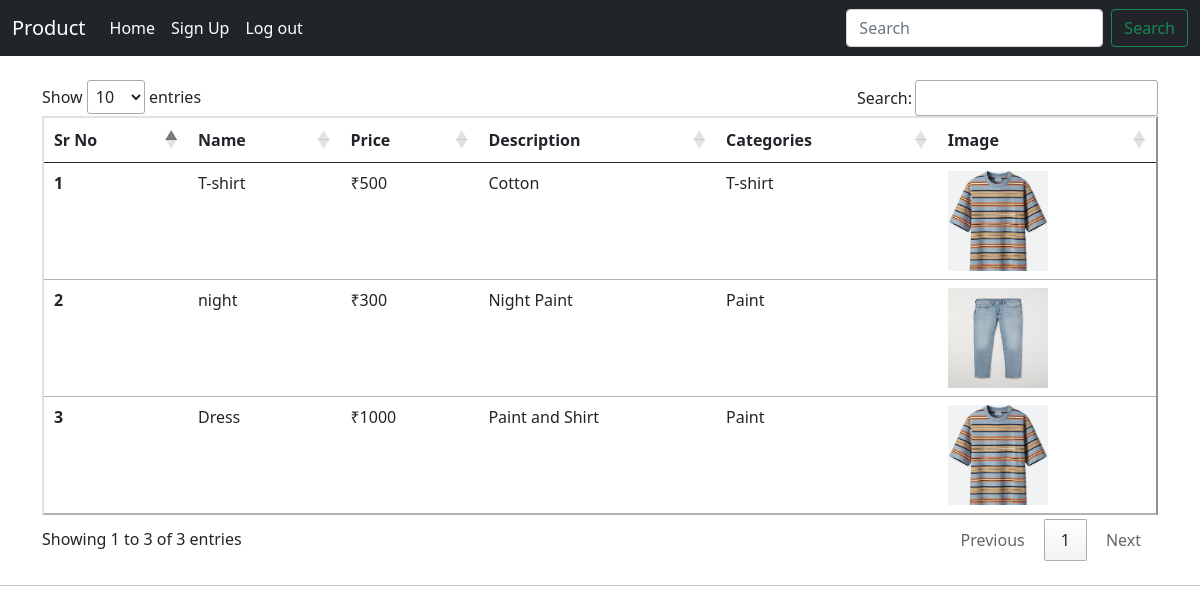
Screenshot of /user/index1.php with the database file from the repository.
### tables this page shows
CREATE TABLE `product` (
  `id` int(11) NOT NULL,
  `productName` varchar(255) NOT NULL,
  `productPrice` int(11) NOT NULL,
  `ProductDescription` varchar(255) NOT NULL,
  `categories` varchar(255) NOT NULL,
  `image` varchar(255) NOT NULL
);

### user/index1.php (the view, shortened to what this page needs)
<?php
include '../partional/db.php';
?>
<!doctype html>
<html lang="en">
<head>
  <link href="https://cdn.jsdelivr.net/npm/bootstrap@5.0.0/dist/css/bootstrap.min.css" rel="stylesheet" />
  <link rel="stylesheet" href="//cdn.datatables.net/1.10.24/css/jquery.dataTables.min.css">
</head>
<body>
  <nav class="navbar navbar-expand-lg navbar-dark bg-dark">
    <div class="container-fluid">
      <a class="navbar-brand" href="#">Product</a>
      <div class="collapse navbar-collapse" id="navbarSupportedContent">
        <ul class="navbar-nav me-auto mb-2 mb-lg-0">
          <li class="nav-item">
            <a class="nav-link active" aria-current="page" href="#">Home</a>
          </li>
          <li class="nav-item">
            <a class="nav-link active" aria-current="page" href="SignUp.php">Sign Up</a>
          </li>
          <li class="nav-item">
            <a class="nav-link active" aria-current="page" href="logout.php">Log out</a>
          </li>
        </ul>
        <form class="d-flex">
          <input class="form-control me-2" type="search" placeholder="Search" aria-label="Search">
          <button class="btn btn-outline-success" type="submit">Search</button>
        </form>
      </div>
    </div>
  </nav>
  <div class="container my-4">
    <table class="table " id="myTable" border="2">
      <thead>
        <tr>
          <th scope="col">Sr No</th>
          <th scope="col">Name</th>
          <th scope="col">Price</th>
          <th scope="col">Description</th>
          <th scope="col">Categories</th>
          <th scope="col">Image</th>
                 </tr>
      </thead>
      <tbody>
      <?php
        $srno = 0;
          $sql = "SELECT * FROM `product`";
          $result = mysqli_query($conn, $sql);
          while ($row = mysqli_fetch_assoc($result)) {
            $srno = $srno + 1;
            echo "<tr>
              <th scope='row'>" . $srno . "</th>
              <td>" . $row['productName'] . "</td>
              <td>" ."₹". $row['productPrice'] . "</td>
              <td>" . $row['ProductDescription'] . "</td>
              <td>" . $row['categories'] . "</td>
              <td>"?><img src="<?php echo $row['image']?>" height="100" width="100"><?php echo"</td>
              </tr>";
          }
        ?>
      </tbody>
    </table>
  </div>
  <hr>
</body>
</html>

### rows the page displays
product: productName "T-shirt", productPrice "500", ProductDescription "Cotton", categories "T-shirt", image (picture)
product: productName "night", productPrice "300", ProductDescription "Night Paint", categories "Paint", image (picture)
product: productName "Dress", productPrice "1000", ProductDescription "Paint and Shirt", categories "Paint", image (picture)
